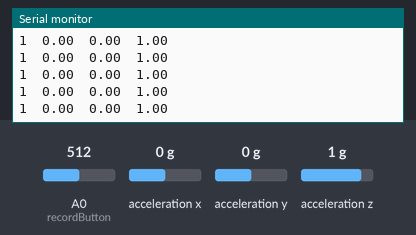
The sketch below on a simulated Arduino Nano 33 BLE. Parts: the last lines printed to the serial monitor. The test bench sets the inputs (shaded band); at power-on: acceleration x 0 g, A0 (recordButton) = 512, acceleration y 0 g, acceleration z 1 g.

Above: at 1.2 s.
1.3 s: acceleration x set to -1.4 g
At 1.34 s:
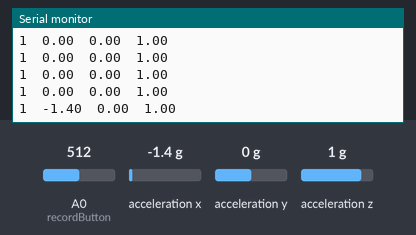
2.8 s: A0 (recordButton) set to 306
At 2.88 s:
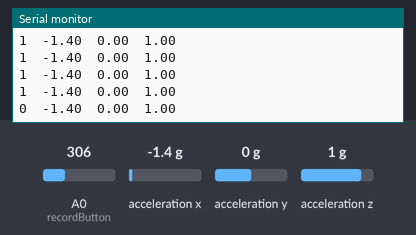
4.3 s: acceleration y set to -1.4 g
At 4.31 s:
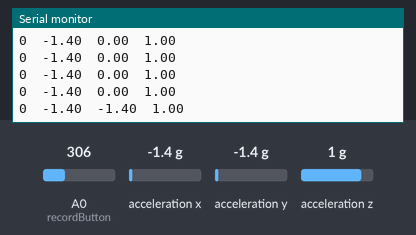
5.8 s: acceleration z set to -1.4 g
At 5.85 s:
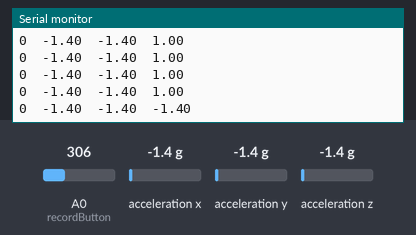
7.3 s: A0 (recordButton) set to 522
At 7.39 s:
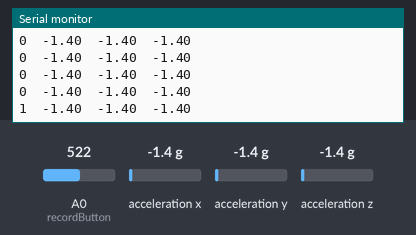

Measured:
- after the input at 1.3 s, the serial monitor: prints a new line at once (image 1)
- after the input at 2.8 s, the serial monitor: prints a new line after 0.07 s (image 2)
- after the input at 4.3 s, the serial monitor: prints a new line at once (image 3)
- after the input at 5.8 s, the serial monitor: prints a new line after 0.05 s (image 4)
- after the input at 7.3 s, the serial monitor: prints a new line after 0.09 s (image 5)

The sketch:

char_logger_for_plotting.ino
```cpp
/*  This is essentially the same as our normal data logging function,
 *  however this updates slower, at a rate of timeToPrint milliseconds/second.
 *  The slow down is there so in our script to draw live data, and there isn't a backlog
 *  of printed samples we haven't read yet (Arduino's loop runs at 117 kHz, can't run graph update
 *  this fast). timeToPrint should match the ms_delay in the graph update if we use the
 *  plot method in drawData.py
*/

#include <Arduino_LSM9DS1.h>

int recordButton = A0;
int timeToPrint = 100;
int startTime = 0;

void recordSerialData() {
  float x, y, z;

  if (IMU.accelerationAvailable()) {
    IMU.readAcceleration(x, y, z);
    int buttonVal = analogRead(recordButton);
    Serial.print(buttonVal >= 512 ? 1 : 0);
    Serial.print('\t');

    Serial.print(x);
    Serial.print('\t');
    Serial.print(y);
    Serial.print('\t');
    Serial.println(z);
  }
}

void setup() {
  Serial.begin(9600);
  while (!Serial);
  Serial.println("Started");

  pinMode(recordButton, INPUT);

  if (!IMU.begin()) {
    Serial.println("Failed to initialize IMU!");
    while (1);
  }

  startTime = millis();
}

void loop() {
  if (millis() - startTime > timeToPrint) {
    recordSerialData();
    startTime = millis();
  }
}
```
